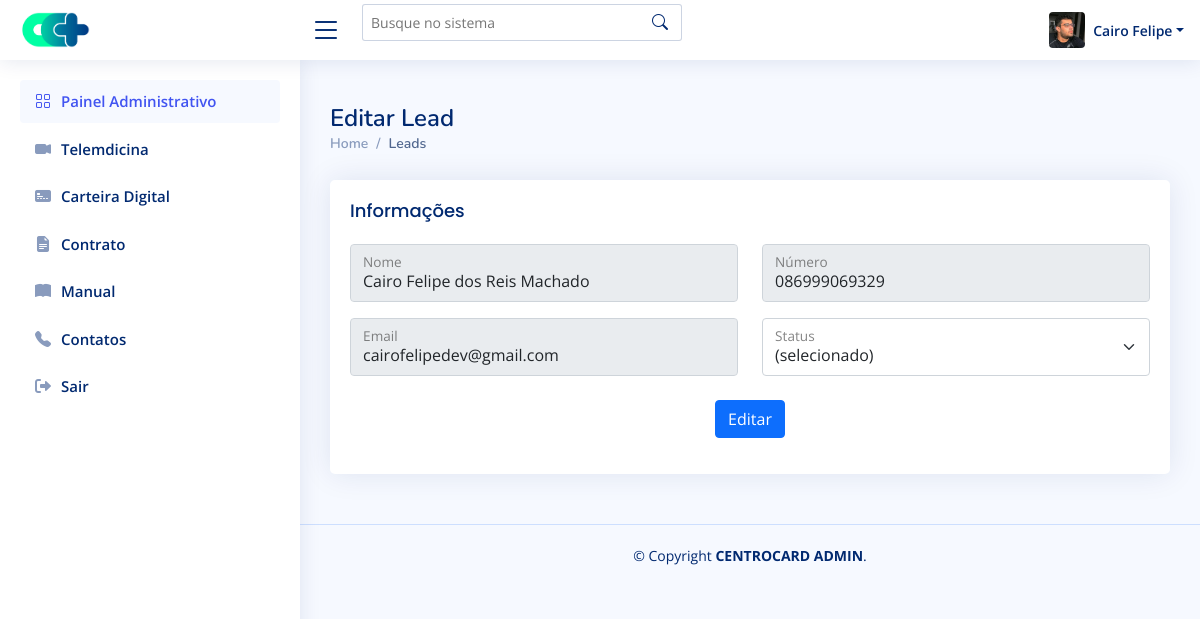
The app's page /admin/editar-lead.php?edit_id=287 (signed in) with its own data.
### tables this page shows
CREATE TABLE `leads` (
  `id` int(11) NOT NULL AUTO_INCREMENT,
  `nome` varchar(100) DEFAULT NULL,
  `whats` varchar(50) DEFAULT NULL,
  `opc` varchar(50) DEFAULT NULL,
  `email` varchar(50) DEFAULT NULL,
  `msg` varchar(1000) DEFAULT NULL,
  `data_envio` timestamp NULL DEFAULT current_timestamp(),
  `dv` varchar(100) DEFAULT NULL,
  `tipo` varchar(10) DEFAULT NULL,
  `status` varchar(50) DEFAULT NULL,
  `user_vz` varchar(100) DEFAULT NULL,
  `data_vz` varchar(100) DEFAULT NULL,
  `user_ok` varchar(100) DEFAULT NULL,
  `data_ok` varchar(100) DEFAULT NULL,
  `plan` varchar(50) DEFAULT NULL,
  PRIMARY KEY (`id`)
);

### admin/editar-lead.php (the view, shortened to what this page needs)
<?php
require_once 'dbconfig.php';
if (isset($_GET['edit_id']) && !empty($_GET['edit_id'])) {
  $id = $_GET['edit_id'];
  $stmt_edit = $DB_con->prepare('SELECT * FROM leads WHERE id =:uid');
  $stmt_edit->execute(array(':uid' => $id));
  $edit_row = $stmt_edit->fetch(PDO::FETCH_ASSOC);
  extract($edit_row);
} else {
  header("Location: painel-servicos.php");
}
?>
<!DOCTYPE html>
<html lang="pt-br">
<head>
  <link rel="stylesheet" href="https://cdnjs.cloudflare.com/ajax/libs/font-awesome/6.0.0-beta3/css/all.min.css" />
  <link href="assets/vendor/bootstrap/css/bootstrap.min.css" rel="stylesheet">
  <link href="assets/vendor/bootstrap-icons/bootstrap-icons.css" rel="stylesheet">
  <link href="assets/vendor/boxicons/css/boxicons.min.css" rel="stylesheet">
  <link href="assets/vendor/quill/quill.snow.css" rel="stylesheet">
  <link href="assets/vendor/quill/quill.bubble.css" rel="stylesheet">
  <link href="assets/vendor/remixicon/remixicon.css" rel="stylesheet">
  <link href="assets/vendor/simple-datatables/style.css" rel="stylesheet">
  <link href="assets/css/style.css" rel="stylesheet">
</head>
<body>
  <?php include "components/header.php" ?>
  <?php include "components/sidebar.php" ?>
  <main id="main" class="main">
    <div class="pagetitle">
      <h1>Editar Lead</h1>
      <div class="d-flex justify-content-between">
        <nav>
          <ol class="breadcrumb">
            <li class="breadcrumb-item"><a href="painel-controle.php">Home</a></li>
            <li class="breadcrumb-item active">Leads</li>
          </ol>
        </nav>
      </div>
    </div>
    <section class="section">
      <div class="row justify-content-center">
        <div class="col-lg-12">
          <div class="card">
            <div class="card-body">
              <form method="POST" enctype="multipart/form-data" class="row">
                <div class="col-md-12">
                  <h5 class="card-title">Informações</h5>
                  <div class="row">
                    <div class="col-md-6 pb-3">
                      <div class="form-floating">
                        <input disabled type="text" class="form-control" value="<?php echo $nome; ?>" name="nome" placeholder="Nome Completo">
                        <label for="">Nome</label>
                      </div>
                    </div>
                    <div class="col-md-6 pb-3">
                      <div class="form-floating">
                        <input disabled type="text" class="form-control" value="<?php echo $whats; ?>" name="whats" placeholder="Nome Completo">
                        <label for="">Número</label>
                      </div>
                    </div>
                    <div class="col-md-6 pb-3">
                      <div class="form-floating">
                        <input disabled type="text" class="form-control" value="<?php echo $email; ?>" name="email" placeholder="Nome Completo">
                        <label for="">Email</label>
                      </div>
                    </div>
                    <div class="col-md-6">
                      <div class="form-floating mb-3">
                        <select name="status" class="form-select" id="floatingSelect" aria-label="Parceiro">
                          <option value="<?php echo $status; ?>">
                            ?> (selecionado)
                          </option>
                        </select>
                        <label for="floatingSelect">Status</label>
                      </div>
                    </div>
                  </div>
                </div>
                <div class="text-center pt-2">
                  <button type="submit" name="btnsave" class="btn btn-primary">Editar</button>
                </div>
              </form>
            </div>
          </div>
        </div>
    </section>
  </main>
  <?php include "components/footer.php"; ?>
</body>
</html>

### admin/assets/css/style.css (style rules this page uses)
:root { scroll-behavior: smooth; }
body { font-family: "Open Sans", sans-serif; background : #f6f9ff; color : #444444; }
a { color : #4154f1; text-decoration: none; }
h1, h2, h3, h4, h5, h6 { font-family: "Nunito", sans-serif; }
#main { margin-top: 60px; padding : 20px 30px; transition: all 0.3s; }
.pagetitle { margin-bottom: 10px; }
.pagetitle h1 { font-size : 24px; margin-bottom: 0; font-weight : 600; color : #012970; }
.card { margin-bottom: 30px; border : none; border-radius: 5px; box-shadow : 0px 0 30px rgba(1, 41, 112, 0.1); overflow : hidden; }
.card-title { padding : 20px 0 15px 0; font-size : 18px; font-weight: 500; color : #012970; font-family: "Poppins", sans-serif; }
.card-body { padding: 0 20px 20px 20px; }
.breadcrumb { font-size : 14px; font-family: "Nunito", sans-serif; color : #899bbd; font-weight: 600; }
.breadcrumb a { color : #899bbd; transition: 0.3s; }
.breadcrumb .breadcrumb-item::before { color: #899bbd; }
.breadcrumb .active { color : #51678f; font-weight: 600; }
@media (min-width: 1200px) { #main, #footer { margin-left: 300px; } }

### records on screen
leads: nome "Cairo Felipe dos Reis Machado", whats "086999069329", email "cairofelipedev@gmail.com"

### other values on screen
$_SESSION['name'] "Cairo Felipe"
